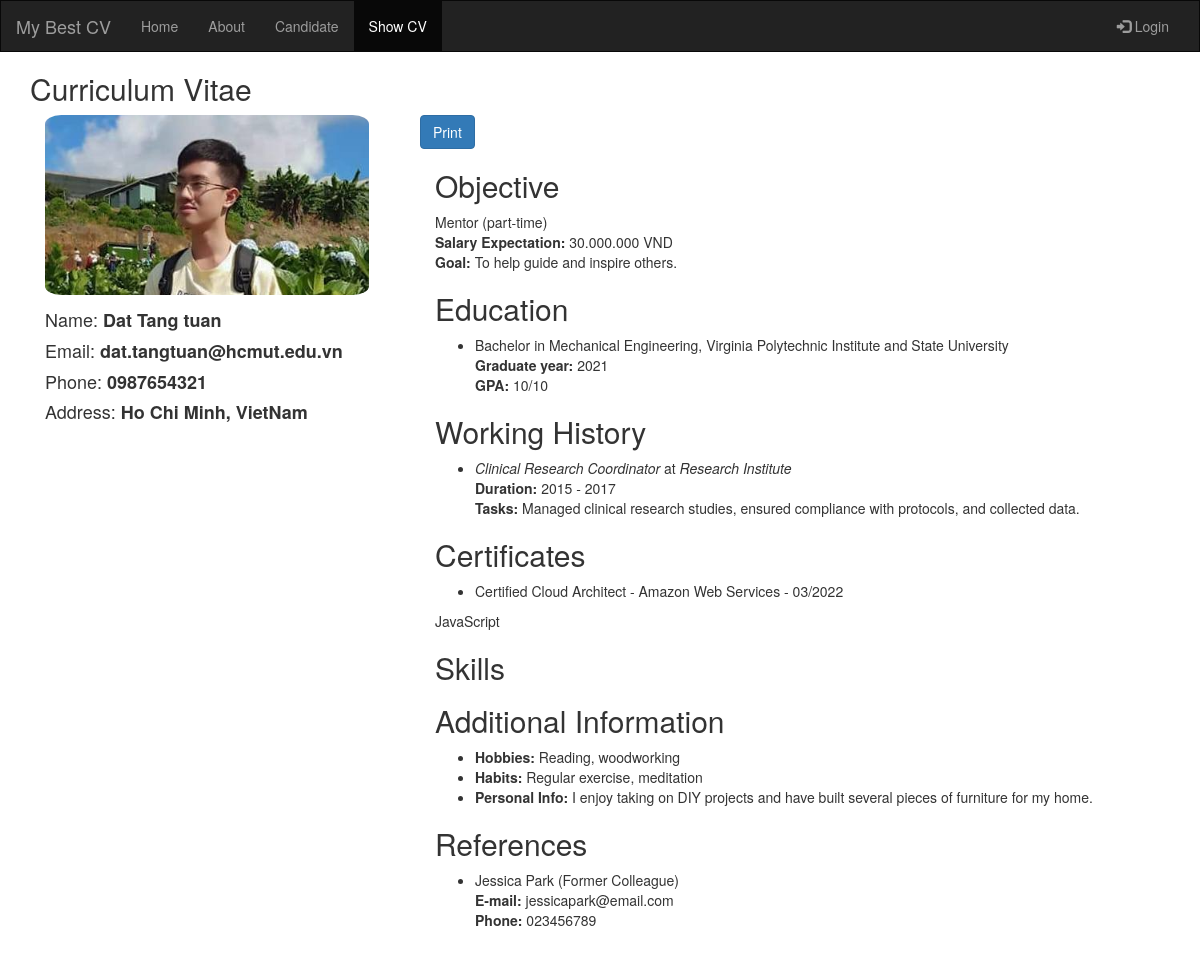
The app's page /?page=showCV&id=13 with its own data.
### tables this page shows
CREATE TABLE `users` (
  `id` int(50) NOT NULL,
  `firstname` varchar(250) NOT NULL,
  `lastname` varchar(250) NOT NULL,
  `username` text NOT NULL,
  `password` text NOT NULL,
  `email` text NOT NULL,
  `phone` varchar(250) NOT NULL,
  `address` text NOT NULL,
  `avatar` text DEFAULT NULL,
  `last_login` datetime DEFAULT NULL,
  `type` tinyint(1) NOT NULL DEFAULT 0,
  `date_added` datetime NOT NULL DEFAULT current_timestamp(),
  `date_updated` datetime DEFAULT NULL ON UPDATE current_timestamp()
);

CREATE TABLE `resume` (
  `id` int(50) NOT NULL,
  `user_id` int(50) NOT NULL,
  `title` varchar(255) NOT NULL,
  `position` varchar(255) NOT NULL,
  `employment_type` varchar(255) NOT NULL,
  `desire_salary` int(10) NOT NULL,
  `goals` text NOT NULL,
  `date_added` datetime NOT NULL DEFAULT current_timestamp(),
  `date_updated` datetime DEFAULT NULL ON UPDATE current_timestamp()
);

CREATE TABLE `education` (
  `id` int(50) NOT NULL,
  `resume_id` int(50) NOT NULL,
  `user_id` int(50) NOT NULL,
  `school` varchar(250) NOT NULL,
  `degree` varchar(250) NOT NULL,
  `major` varchar(250) NOT NULL,
  `year` varchar(250) NOT NULL,
  `gpa` varchar(250) NOT NULL,
  `date_added` datetime NOT NULL DEFAULT current_timestamp(),
  `date_updated` datetime DEFAULT NULL ON UPDATE current_timestamp()
);

CREATE TABLE `working_history` (
  `id` int(11) NOT NULL,
  `resume_id` int(50) NOT NULL,
  `user_id` int(50) NOT NULL,
  `position` varchar(255) NOT NULL,
  `company_name` varchar(255) NOT NULL,
  `work_type` varchar(255) NOT NULL,
  `duration` varchar(255) NOT NULL,
  `tasks` text NOT NULL
);

CREATE TABLE `certificate` (
  `id` int(50) NOT NULL,
  `resume_id` int(50) NOT NULL,
  `user_id` int(50) NOT NULL,
  `title` varchar(250) NOT NULL,
  `organization` varchar(250) NOT NULL,
  `obtained_date` date NOT NULL,
  `expiration_date` date DEFAULT NULL,
  `date_added` datetime NOT NULL DEFAULT current_timestamp(),
  `date_updated` datetime DEFAULT NULL ON UPDATE current_timestamp()
);

CREATE TABLE `additional_information` (
  `id` int(11) NOT NULL,
  `resume_id` int(50) NOT NULL,
  `user_id` int(50) NOT NULL,
  `hobbies` text DEFAULT NULL,
  `habits` text DEFAULT NULL,
  `personal_info` text DEFAULT NULL
);

CREATE TABLE `reference` (
  `id` int(11) NOT NULL,
  `resume_id` int(50) NOT NULL,
  `user_id` int(50) NOT NULL,
  `name` varchar(250) NOT NULL,
  `email` text NOT NULL,
  `phone` varchar(250) NOT NULL,
  `relationship` text NOT NULL
);

### ShowCV.php (the view, shortened to what this page needs)
<!DOCTYPE html>
<html lang="en">
<head>
</head>
<body id="top">
    <div class="page-content bg-light">
        <div id="content">
            <div class="container" id="detail-of-candidate">
                <?php
                if (isset($_GET['id'])) {
                    $id = intval($_GET['id']);
                    require_once('database/db_connection.php');
                    $sql = "SELECT `avatar`, `firstname`, `lastname`, `email`, `phone`, `address` FROM `users` WHERE id = $id";
                    $result = $conn->query($sql);
                    $output = '
                    <h2 class="text-secondary ">Curriculum Vitae</h2>
                    <div class="container">
                        <div class="row justify-content-center">';
                    if (mysqli_num_rows($result) > 0) {
                        while ($row = $result->fetch_assoc()) {
                            $output .= '
                        <div class="col-md-4 mt-3" >
                            <div class="card border">
                                <img class="card-img-top border border-primary" src="' . $row['avatar'] . '" alt="" style="width:90%; border-radius: 5%;">
                                <div class="card-body" style="margin-top: 15px;">
                                    <h4 class="card-text">Name: <strong>' . $row['firstname'] . ' ' . $row['lastname'] . '</strong></h4>
                                    <h4 class="card-text">Email: <strong>' . $row['email'] . '</strong><i class="bi bi-envelope m-1"></i></h4>
                                    <h4 class="card-text">Phone: <strong>' . $row['phone'] . '</strong><i class="bi bi-telephone m-1"></i></h4>
                                    <h4 class="card-text">Address: <strong>' . $row['address'] . '</strong><i class="bi bi-geo-alt m-1"></i></h4>
                                </div>
                            </div>
                        </div>
                        <a href="./src/generate-pdf.php?id='. $id .'" class="btn btn-primary" style="align-self: center;">Print</a>
                        ';
                        }
                    }
                    $sql = "SELECT * FROM `resume` WHERE user_id = $id";
                    $result = $conn->query($sql);
                    if (mysqli_num_rows($result) > 0) {
                        while ($row = $result->fetch_assoc()) {
                            $salary = number_format($row['desire_salary']) . '.000.000 VND <i class="bi bi-cash"></i>';
                            $position = $row['position'] . ' (' . $row['employment_type'] . ')';
                            $output .= '
                        <div class="col-md-8 mb-2">
                            <div class="card">
                                <div class="card-body">
                                    <h2 class="card-title">Objective</h2>
                                    <p class="card-text">' . $position . '<br><strong>Salary Expectation: </strong>' . $salary . '<br><strong>Goal: </strong>' . $row['goals'] . '.</p>
                                </div>
                            </div>';
                        }
                    }
                    $sql = "SELECT * FROM `education` WHERE user_id = $id";
                    $result = $conn->query($sql);
                    if (mysqli_num_rows($result) > 0) {
                        $output .= '
                    <div class="card mt-2">
                        <div class="card-body">
                            <h2 class="card-title">Education</h2>
                            <ul>';
                        while ($row = $result->fetch_assoc()) {
                            $output .= '
                            <li>' . $row['degree'] . ' in ' . $row['major'] . ', ' . $row['school'] . '<br>'
                                . '<strong>Graduate year: </strong>' . $row['year'] . '<br>'
                                . '<strong>GPA: </strong>' . $row['gpa'] . '</li>
                        ';
                        }
                        $output .= '
                            </ul>
                        </div>
                    </div>';
                    }
                    $sql = "SELECT `position`, `company_name`, `duration`, `tasks` FROM `working_history` WHERE user_id = $id";
                    $result = $conn->query($sql);
                    if (mysqli_num_rows($result) > 0) {
                        $output .= '
                    <div class="card mt-2">
                        <div class="card-body">
                            <h2 class="card-title">Working History</h2>
                                <ul>';
                        while ($row = $result->fetch_assoc()) {
                            $output .= '
                            <li><em>' . $row['position'] . '</em> at <em>' . $row['company_name'] . '</em>
                            <br>' . '<strong>Duration: </strong>' . $row['duration'] . '
                            <br>' . '<strong>Tasks: </strong>' . $row['tasks'] . '</li>
                        ';
                        }
                        $output .= '
                            </ul>
                        </div>
                    </div>';
                    }
                    $sql = "SELECT `title`, `organization`, DATE_FORMAT(`obtained_date`, '%m/%Y') as `year` FROM `certificate` WHERE user_id = $id";
                    $result = $conn->query($sql);
                    if (mysqli_num_rows($result) > 0) {
                        $output .= '
                    <div class="card mt-2">
                        <div class="card-body">
                            <h2 class="card-title">Certificates</h2>
                                <ul>';
                        while ($row = $result->fetch_assoc()) {
                            $output .= '
                            <li>' . $row['title'] . ' - ' . $row['organization'] . ' - ' . $row['year'] . '</li>
                        ';
                        }
                        $output .= '
                            </ul>
                        </div>
                    </div>';
                }
                $sql = "SELECT `skill` FROM `skill` WHERE user_id = $id AND `skill` <> ''";
                $result = $conn->query($sql);
                if (mysqli_num_rows($result) > 0) {
                    $Skills = '';
                    while ($row = $result->fetch_assoc()) {
                        $delimiter = empty($Skills) ? '' : ' <i class="bi bi-dot"></i> ';
                        $Skills .= $delimiter . $row['skill'];
                        }
                        $output .= '
                        <div class="card mt-2">
                            <div class="card-body">
                                <p>' . $Skills . '</p>
                                <h2 class="card-title">Skills</h2>
                            </div>
                        </div>';
                    }
                    $sql = "SELECT `hobbies`, `habits`, `personal_info` FROM `additional_information` WHERE user_id = $id";
                    $result = $conn->query($sql);
                    if (mysqli_num_rows($result) > 0) {
                        $output .= '
                    <div class="card mt-2">
                        <div class="card-body">
                            <h2 class="card-title">Additional Information</h2>
                                <ul>';
                        while ($row = $result->fetch_assoc()) {
                            $output .= '
                            <li>' . '<strong>Hobbies: </strong>' . $row['hobbies'] . '</li><li><strong>Habits: </strong>' . $row['habits'] . '</li><li><strong>Personal Info: </strong>' . $row['personal_info'] . '</li>
                        ';
                        }
                        $output .= '
                            </ul>
                        </div>
                    </div>';
                    }
                    $sql = "SELECT *  FROM `reference` WHERE user_id = $id";
                    $result = $conn->query($sql);
                    if (mysqli_num_rows($result) > 0) {
                        $output .= '
                    <div class="card mt-2">
                        <div class="card-body">
                            <h2 class="card-title">References</h2>
                                <ul>';
                        while ($row = $result->fetch_assoc()) {
                            $output .= '
                            <li>' . $row['name'] . ' (' . $row['relationship'] . ') <br>' . '<strong>E-mail: </strong>' . $row['email'] . '<i class="bi bi-envelope m-1"></i><br><strong>Phone: </strong>' . $row['phone'] . '<i class="bi bi-telephone m-1"></i></li><br/>
                        ';
                        }
                        $output .= '
                            </ul>
                        </div>
                    </div>';
                    }
                    $output .= '
                        </div>
                    </div>
                </div>
                ';
                    echo $output;
                }
                ?>
            </div>
        </div>
    </div>
</body>
</html>

### index.php (shortened to what this page needs)
<!DOCTYPE html>
<html lang="en">
<head>
    <link rel="stylesheet" href="https://maxcdn.bootstrapcdn.com/bootstrap/3.4.1/css/bootstrap.min.css">
    <link rel="stylesheet" href="./css/styles.css">
</head>
<body>
    <?php
    include "navbar.component.php";
    ?>
    <?php
    $page = $_GET['page'];
    switch ($page) {
        case 'showCV':
            include 'ShowCV.php';
            break;
    }
    ?>
</body>
</html>

### navbar.component.php (shortened to what this page needs)
<?php
function isActive($pageName)
{
    $currentPage = $_GET['page'];
    return ($currentPage === $pageName) ? 'active' : '';
}
?>
<nav class="navbar navbar-inverse">
    <div class="container-fluid">
        <div class="navbar-header">
            <a class="navbar-brand" href="?page=home">My Best CV</a>
        </div>
        <div class="collapse navbar-collapse" id="myNavbar">
            <ul class="nav navbar-nav">
                <li class="<?php echo isActive('home'); ?>"><a href="?page=home">Home</a></li>
                <li class="<?php echo isActive('about'); ?>"><a href="?page=about">About</a></li>
                <li class="<?php echo isActive('candidate'); ?>"><a href="?page=candidate">Candidate</a></li>
                <?php
                if (isActive('showCV')) {
                    echo "<li class=\"active\"><a href=\"?page=showCV\">Show CV</a></li>";
                }
                ?>
            </ul>
            <ul class="nav navbar-nav navbar-right">
                <?php if (isset($_SESSION['userName'])) {
                    echo '<li><a href="?page=logout"><span class="glyphicon glyphicon-log-out"></span> Logout</a></li>';
                } else {
                    echo '<li><a href="?page=login"><span class="glyphicon glyphicon-log-in"></span> Login</a></li>';
                }
                ?>
            </ul>
        </div>
    </div>
</nav>

### css/styles.css (style rules this page uses)
.navbar { margin-bottom: 0; border-radius: 0; }
.row { margin-bottom: 14px; }
.card-img-top { width: 100%; height: 15vw; object-fit: cover; }

### records on screen
users: avatar (picture), firstname "Dat", lastname "Tang tuan", email "dat.tangtuan@hcmut.edu.vn", phone "0987654321", address "Ho Chi Minh, VietNam"
resume: position "Mentor (part-time)", desire_salary "30", goals "To help guide and inspire others"
education: degree "Bachelor", major "Mechanical Engineering", school "Virginia Polytechnic Institute and State University", year "2021", gpa "10/10"
working_history: position "Clinical Research Coordinator", company_name "Research Institute", duration "2015 - 2017", tasks "Managed clinical research studies, ensured compliance with protocols, and collected data."
certificate: title "Certified Cloud Architect", organization "Amazon Web Services", year "03/2022"
additional_information: hobbies "Reading, woodworking", habits "Regular exercise, meditation", personal_info "I enjoy taking on DIY projects and have built several pieces of furniture for my home."
reference: name "Jessica Park", relationship "Former Colleague", email "jessicapark@email.com", phone "023456789"

### other values on screen
$Skills "JavaScript"
